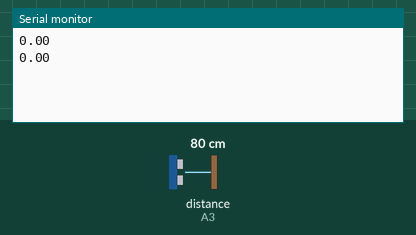
Simulated run of this sketch. Board: Arduino Uno, built with avr-gcc and run on an emulated ATmega328P. On the bench: the last lines printed to the serial monitor. Wiring (inferred from the names in the program): ultrasonic range finder: trigger A2; echo A3. Inputs (shaded band) come from the test bench; at power-on: distance to the obstacle (sensor on A3) 80 cm. The echo pulse lasts 58.3 µs per cm.

Above: at 2.8 s.
2.9 s: distance to the obstacle (sensor on A3) set to 2 cm
At 5.2 s:
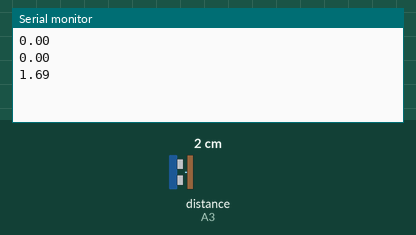
5.6 s: distance to the obstacle (sensor on A3) set to 4 cm
At 6.8 s:
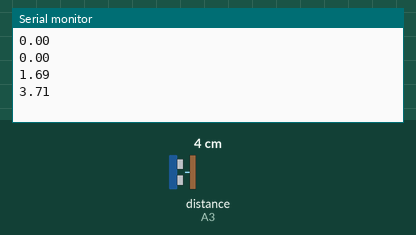
Timing chart, 0 to 8.6 s (numbered marks = the images above; inputs shaded):
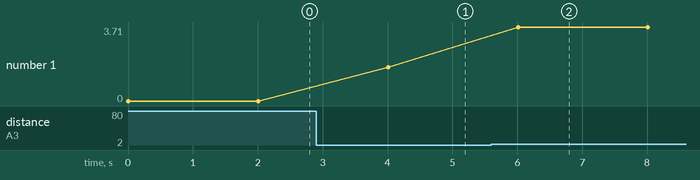

Measured:
- after the input at 2.9 s, the serial monitor: prints a new line after 1.1 s (image 1)
- after the input at 5.6 s, the serial monitor: prints a new line after 0.41 s (image 2)
- plotted number 1: 0 → 1.69 after the input at 2.9 s, 1.69 → 3.71 after the input at 5.6 s

The sketch:

ultrasonic.ino
```cpp
uint8_t trigPin = A2, echoPin = A3;

void setup() {
  // put your setup code here, to run once:
  pinMode(trigPin, OUTPUT);
  pinMode(echoPin, INPUT);
  Serial.begin(9600);
}

void loop() {
  // put your main code here, to run repeatedly:
  float distance = getDistance();
  Serial.println(distance);
  // Wait a little bit of time between measurements
  delay(2000);
}

float getDistance() {
  // Send a pulse on the "trigger" pin as specified on the HC-SR04 datasheet
  digitalWrite(trigPin, LOW);
  delayMicroseconds(2);
  digitalWrite(trigPin, HIGH);
  delayMicroseconds(10);
  digitalWrite(trigPin, LOW);
  float distance = pulseIn(echoPin, HIGH, 5000);
  // Scale the distance from "echo" pulse duration to centimeters as specified on the HC-SR04 datasheet
  distance = distance / 5.8 / 10;
  return distance;
}
```
